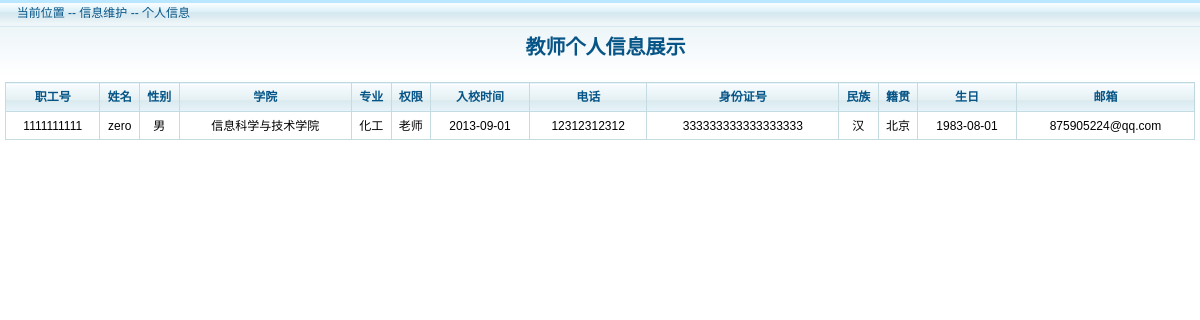
Page /teachers/showTeaInfo.php (signed in) on the committed database.
### tables this page shows
CREATE TABLE IF NOT EXISTS `teacher` (
  `Id` int(10) NOT NULL COMMENT '教师ID',
  `Name` varchar(30) NOT NULL COMMENT '教师姓名',
  `Sex` varchar(10) NOT NULL COMMENT '教师性别',
  `Password` varchar(20) NOT NULL COMMENT '教师登录密码',
  `Academy` int(10) NOT NULL COMMENT '教师所属学院ID',
  `Permission` int(10) NOT NULL COMMENT '权限ID',
  `Speciality` int(10) NOT NULL COMMENT '专业ID',
  `Dates_Enrollment` date NOT NULL COMMENT '入校时间',
  `Phone` varchar(20) NOT NULL COMMENT '联系电话',
  `Identification_Card` varchar(20) NOT NULL COMMENT '身份证号',
  `Nation` varchar(20) NOT NULL COMMENT '民族',
  `BirthPlace` varchar(20) DEFAULT NULL COMMENT '出生地',
  `BirthDay` date DEFAULT NULL COMMENT '出生日期',
  `EMail` varchar(50) NOT NULL COMMENT '邮箱',
  PRIMARY KEY (`Id`),
  KEY `Permission` (`Permission`),
  KEY `Academy` (`Academy`),
  KEY `Speciality` (`Speciality`)
);

CREATE TABLE IF NOT EXISTS `academy` (
  `Id` int(10) NOT NULL COMMENT '学院ID',
  `Name` varchar(30) NOT NULL COMMENT '学院名称',
  PRIMARY KEY (`Id`)
);

CREATE TABLE IF NOT EXISTS `speciality` (
  `Id` int(10) NOT NULL COMMENT '专业ID',
  `Name` varchar(50) NOT NULL COMMENT '专业名称',
  PRIMARY KEY (`Id`)
);

CREATE TABLE IF NOT EXISTS `permission` (
  `Id` int(10) NOT NULL COMMENT '权限ID',
  `Name` varchar(30) NOT NULL COMMENT '权限名称',
  PRIMARY KEY (`Id`)
);

### teachers/showTeaInfo.php (the view, shortened to what this page needs)
<?php
require_once("../connect.php");
$user=$_SESSION['id'];
$sql="select teacher.Id as '职工号',teacher.Name as '姓名',teacher.Sex as '性别',academy.Name as '学院',speciality.Name as '专业',permission.Name as '权限', teacher.Dates_Enrollment as '入校时间',teacher.Phone as '电话',teacher.Identification_Card as '身份证号',teacher.Nation as '民族',teacher.BirthPlace as '籍贯',teacher.BirthDay as '生日',teacher.EMail as '邮箱' from teacher,academy,speciality,permission where teacher.Academy=academy.Id and teacher.Speciality=speciality.Id and teacher.Permission=permission.Id and teacher.Id='$user'";
$res=mysqli_query($conn,$sql);
?>
<!DOCTYPE html>
<html lang="en">
<head>
    <link href="../images/style.css" rel="stylesheet" type="text/css" />
</head>
<body>
<div id="contentWrap">
    <div class="pageTitle">&nbsp;&nbsp;<span>当前位置 -- 信息维护 -- 个人信息</span></div>
    <div class="pageColumn">
        <div class="pageButton"><h1 style="text-align:center">&nbsp;&nbsp;教师个人信息展示</h1></div>
        <table>
            <thead>
            <th>职工号</th>
            <th>姓名</th>
            <th>性别</th>
            <th>学院</th>
            <th>专业</th>
            <th>权限</th>
            <th>入校时间</th>
            <th>电话</th>
            <th>身份证号</th>
            <th>民族</th>
            <th>籍贯</th>
            <th>生日</th>
            <th>邮箱</th>
            </thead>
            <tbody>
            <?php while($rows=mysqli_fetch_assoc($res)){?>
                <tr>
                <td><?php echo $rows['职工号']?></td>
                <td><?php echo $rows['姓名']?></td>
                <td><?php echo $rows['性别']?></td>
                <td><?php echo $rows['学院']?></td>
                <td><?php echo $rows['专业']?></td>
                <td><?php echo $rows['权限']?></td>
                <td><?php echo $rows['入校时间']?></td>
                <td><?php echo $rows['电话']?></td>
                <td><?php echo $rows['身份证号']?></td>
                <td><?php echo $rows['民族']?></td>
                <td><?php echo $rows['籍贯']?></td>
                <td><?php echo $rows['生日']?></td>
                <td><?php echo $rows['邮箱']?></td>
                </tr>
                <?php }?>
            </tbody>
        </table>
    </div></div>
</body>
</html>

### images/style.css (style rules this page uses)
﻿ body, h1, h2, h3, h4, h5, h6, hr, p, blockquote, dl, dt, dd, ul, ol, li, pre, form, fieldset, legend, button, input, textarea, th, td, img { border:medium none; margin: 0; padding: 0; }
body,button, input, select, textarea { font: 12px/1.5 '宋体',tahoma, Srial, helvetica, sans-serif; }
h1, h2, h3, h4, h5, h6 { font-size: 100%; }
table { border-collapse: collapse; border-spacing: 0; }
.pageTitle { height:27px; line-height:27px; color:#075587; background:url(page-pageTitle-bg.gif); }
.pageTitle span { margin-left:10px; }
.pageButton { height:50px;color:#075587;font-size: 20px; }
.pageColumn { background:url(page-bg.gif) repeat-x; padding:5px; }
.pageColumn table { width:100% }
.pageColumn thead { border:1px solid #bfd8e0; color:#075587; background:url(page-thead-bg.gif); }
.pageColumn thead th { border-left:1px solid #c5dbe2; text-align:center; height:28px; }
.pageColumn tbody tr { border:1px solid #bfd8e0; height:28px; }
.pageColumn tbody td { text-align:center;border:1px solid #c5dbe2 }

### teachers/showTeaInfo.php (style rules this page uses)
body { background:#FFF }

### rows in the picture
teacher: Id "1111111111", Name "zero", Sex "男", Academy.Name "信息科学与技术学院", Speciality.Name "化工", Permission.Name "老师", Dates_Enrollment "2013-09-01", Phone "12312312312", Identification_Card "333333333333333333", Nation "汉", BirthPlace "北京", BirthDay "1983-08-01", EMail "875905224@qq.com"
